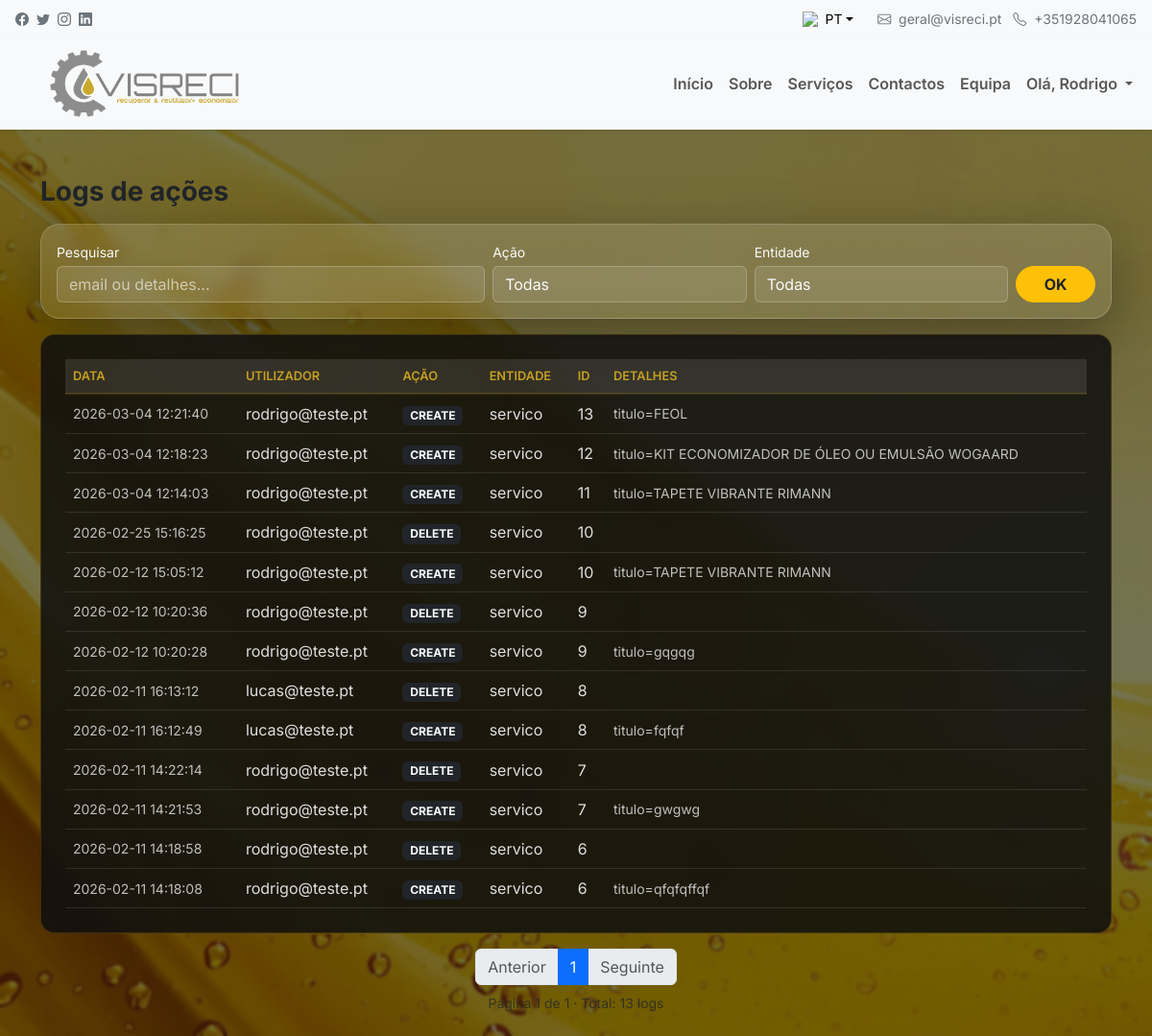
Screenshot of /admin/logs (signed in) with the database file from the repository.
### tables this page shows
CREATE TABLE logs (
  id INTEGER PRIMARY KEY AUTOINCREMENT,
  user_id INTEGER,
  user_email TEXT,
  action TEXT NOT NULL,
  entity TEXT NOT NULL,
  entity_id INTEGER,
  details TEXT,
  created_at TEXT DEFAULT (datetime('now'))
);

### app.py (the view)
    def wrapper(*args, **kwargs):
        if "user_id" not in session:
            return redirect(url_for("login"))
        return view_func(*args, **kwargs)

### app.py (called while the page is built)
def get_connection():
    conn = sqlite3.connect("app.db")
    conn.row_factory = sqlite3.Row
    return conn

def login_required(view_func):
    def wrapper(*args, **kwargs):
        if "user_id" not in session:
            return redirect(url_for("login"))
        return view_func(*args, **kwargs)
    wrapper.__name__ = view_func.__name__
    return wrapper

### templates/admin_logs.html (shortened to what this page needs)
{% extends "menu.html" %}
{% block content %}
<section class="py-4 mt-4">
    <div class="container">
        <h3 class="fw-bold mb-3">Logs de ações</h3>
        <form method="GET" class="glass-panel on-dark p-3 mb-3">
            <div class="row g-2 align-items-end">
                <div class="col-md-5">
                    <label class="form-label small mb-1">Pesquisar</label>
                    <input type="text" name="q" value="{{ q }}" class="form-control input-glass"
                        placeholder="email ou detalhes...">
                </div>
                <div class="col-md-3">
                    <label class="form-label small mb-1">Ação</label>
                    <select name="action" class="form-select input-glass">
                        <option value="">Todas</option>
                    </select>
                </div>
                <div class="col-md-3">
                    <label class="form-label small mb-1">Entidade</label>
                    <select name="entity" class="form-select input-glass">
                        <option value="">Todas</option>
                    </select>
                </div>
                <div class="col-md-1 d-grid">
                    <button class="btn btn-visreci">OK</button>
                </div>
            </div>
        </form>
        <div class="table-glass on-dark p-3">
            <div class="table-responsive">
                <table class="table align-middle mb-0">
                    <thead>
                        <tr>
                            <th>Data</th>
                            <th>Utilizador</th>
                            <th>Ação</th>
                            <th>Entidade</th>
                            <th>ID</th>
                            <th>Detalhes</th>
                        </tr>
                    </thead>
                    <tbody>
                        {% for l in logs %}
                        <tr>
                            <td class="text-muted small">{{ l["created_at"] }}</td>
                            <td>{{ l["user_email"] or "-" }}</td>
                            <td><span class="badge bg-dark">{{ l["action"] }}</span></td>
                            <td>{{ l["entity"] }}</td>
                            <td>{{ l["entity_id"] or "-" }}</td>
                            <td class="text-muted small">{{ l["details"] or "" }}</td>
                        </tr>
                        {% endfor %}
                    </tbody>
                </table>
            </div>
        </div>
        {% if total_pages >= 1 %}
        <nav class="mt-3">
            <ul class="pagination justify-content-center mb-0">
                <li class="page-item {% if page <= 1 %}disabled{% endif %}">
                    <a class="page-link"
                        href="{{ url_for('admin_logs', page=page-1, q=q, action=action, entity=entity) }}">Anterior</a>
                </li>
                {% set start = page-2 if page-2 > 1 else 1 %}
                {% set end = page+2 if page+2 < total_pages else total_pages %}
                    {% for p in range(start, end+1) %}
                    <li class="page-item {% if p == page %}active{% endif %}">
                        <a class="page-link"
                            href="{{ url_for('admin_logs', page=p, q=q, action=action, entity=entity) }}">{{ p }}</a>
                    </li>
                    {% endfor %}
                        <li class="page-item {% if page >= total_pages %}disabled{% endif %}">
                            <a class="page-link"
                                href="{{ url_for('admin_logs', page=page+1, q=q, action=action, entity=entity) }}">Seguinte</a>
                        </li>
            </ul>
        </nav>
        <div class="text-center small text-muted mt-2">
            Página {{ page }} de {{ total_pages }} · Total: {{ total }} logs
        </div>
        {% endif %}
    </div>
</section>
{% endblock %}

### CSS/style.css (style rules this page uses)
:root { --vis-accent: #ffc107; --vis-accent-hover: #e0a800; --vis-text: #f9fafb; --vis-muted: rgba(255, 255, 255, .72); --vis-glass: rgba(255, 255, 255, .12); --vis-glass-2: rgba(255, 255, 255, .08); --vis-glass-border: rgba(255, 255, 255, .18); --vis-shadow: 0 20px 60px rgba(0, 0, 0, .35); --vis-shadow-soft: 0 10px 30px rgba(0, 0, 0, .20); }
body { background-image: url('/IMG/Background 2.jpg'); background-size: cover; background-repeat: no-repeat; background-position: center; background-attachment: fixed; font-family: 'Inter', sans-serif; position: relative; min-height: 100vh; }
body::before { content: ""; position: fixed; inset: 0; z-index: -1; background: rgba(0, 0, 0, .25); backdrop-filter: blur(1.5px); -webkit-backdrop-filter: blur(1.5px); }
section { scroll-margin-top: 100px; }
.glass-panel { background: linear-gradient(180deg, var(--vis-glass), var(--vis-glass-2)); border: 1px solid var(--vis-glass-border); border-radius: 20px; box-shadow: var(--vis-shadow); backdrop-filter: blur(10px); -webkit-backdrop-filter: blur(10px); }
.on-dark, .on-dark * { color: var(--vis-text); }
.on-dark .text-muted { color: var(--vis-muted) !important; }
.btn-visreci { background: var(--vis-accent); border-color: var(--vis-accent); color: #212529; font-weight: 700; border-radius: 999px; }
.input-glass { background: rgba(255, 255, 255, .10) !important; border: 1px solid rgba(255, 255, 255, .22) !important; color: var(--vis-text) !important; }
.input-glass::placeholder { color: rgba(255, 255, 255, .60) !important; }
.table-glass { background: rgba(0, 0, 0, .35); border: 1px solid rgba(255, 255, 255, .16); border-radius: 18px; overflow: hidden; }
.table-glass .table { --bs-table-bg: transparent; --bs-table-color: rgba(255, 255, 255, .86); --bs-table-border-color: rgba(255, 255, 255, .10); --bs-table-striped-bg: rgba(255, 255, 255, .06); --bs-table-hover-bg: rgba(255, 255, 255, .08); }
.table-glass thead { background: rgba(255, 255, 255, .10); }
.table-glass th { color: rgba(255, 255, 255, .92) !important; border-color: rgba(255, 255, 255, .14) !important; }
.table-glass td { color: rgba(255, 255, 255, .86) !important; border-color: rgba(255, 255, 255, .10) !important; }
.table-glass .text-muted, .table-glass .small, .table-glass small { color: rgba(255, 255, 255, .72) !important; }
.table-glass.on-dark { background: rgba(15, 15, 15, 0.85) !important; backdrop-filter: blur(12px); -webkit-backdrop-filter: blur(12px); border-radius: 15px; border: 1px solid rgba(197, 160, 33, 0.2); padding: 25px !important; }
.table thead th { color: #c5a021 !important; font-weight: 600; text-transform: uppercase; font-size: 0.8rem; border-bottom: 2px solid rgba(197, 160, 33, 0.2) !important; }

### rows the page displays
logs: created_at "2026-03-04 12:21:40", user_email "rodrigo@teste.pt", action "CREATE", entity "servico", entity "13", details "titulo=FEOL"
logs: created_at "2026-03-04 12:18:23", user_email "rodrigo@teste.pt", action "CREATE", entity "servico", entity "12", details "titulo=KIT ECONOMIZADOR DE ÓLEO OU EMULSÃO WOGAARD"
logs: created_at "2026-03-04 12:14:03", user_email "rodrigo@teste.pt", action "CREATE", entity "servico", entity "11", details "titulo=TAPETE VIBRANTE RIMANN"
logs: created_at "2026-02-25 15:16:25", user_email "rodrigo@teste.pt", action "DELETE", entity "servico", entity "10"
logs: created_at "2026-02-12 15:05:12", user_email "rodrigo@teste.pt", action "CREATE", entity "servico", entity "10", details "titulo=TAPETE VIBRANTE RIMANN"
logs: created_at "2026-02-12 10:20:36", user_email "rodrigo@teste.pt", action "DELETE", entity "servico", entity "9"
logs: created_at "2026-02-12 10:20:28", user_email "rodrigo@teste.pt", action "CREATE", entity "servico", entity "9", details "titulo=gqgqg"
logs: created_at "2026-02-11 16:13:12", user_email "lucas@teste.pt", action "DELETE", entity "servico", entity "8"
logs: created_at "2026-02-11 16:12:49", user_email "lucas@teste.pt", action "CREATE", entity "servico", entity "8", details "titulo=fqfqf"
logs: created_at "2026-02-11 14:22:14", user_email "rodrigo@teste.pt", action "DELETE", entity "servico", entity "7"
logs: created_at "2026-02-11 14:21:53", user_email "rodrigo@teste.pt", action "CREATE", entity "servico", entity "7", details "titulo=gwgwg"
logs: created_at "2026-02-11 14:18:58", user_email "rodrigo@teste.pt", action "DELETE", entity "servico", entity "6"
logs: created_at "2026-02-11 14:18:08", user_email "rodrigo@teste.pt", action "CREATE", entity "servico", entity "6", details "titulo=qfqfqffqf"

### other values shown
{{ session.get("user_name") }} "Rodrigo"
{{ p }} "1"
{{ page }} "1"
{{ total_pages }} "1"
{{ total }} "13"
